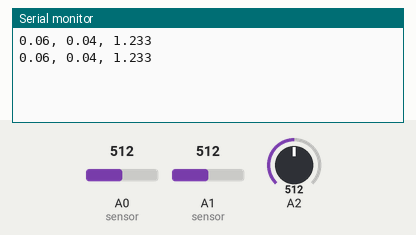
This sketch was run on a simulated Arduino Uno, built with avr-gcc and run on an emulated ATmega328P. Shown: the last lines printed to the serial monitor. The test bench sets the inputs (shaded band); at power-on: A0 (sensor) = 512, A1 (sensor) = 512, A2 = 512.

Above: at 1.2 s.
1.3 s: A0 (sensor) set to 390
At 1.51 s:
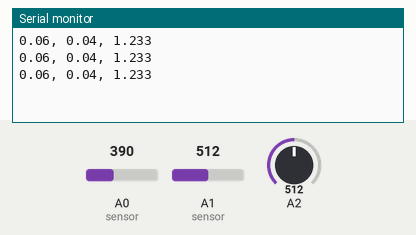
2.8 s: A1 (sensor) set to 390
At 3.17 s:
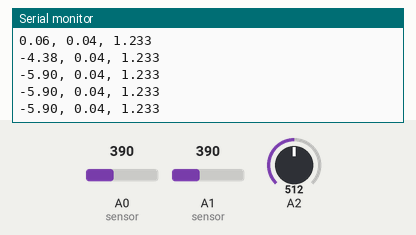
4.3 s: A2 set to 390
At 4.41 s:
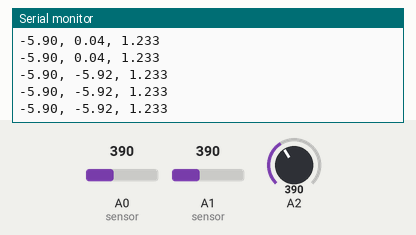
5.8 s: A0 (sensor) set to 410
At 6.07 s:
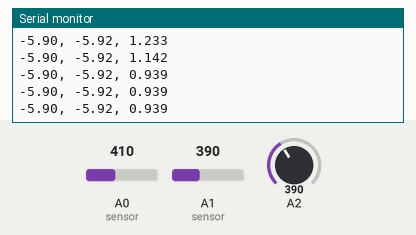
7.3 s: A1 (sensor) set to 410
At 7.32 s:
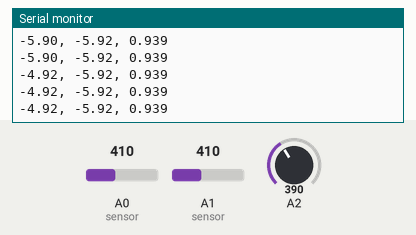
8.8 s: A2 set to 410
At 8.98 s:
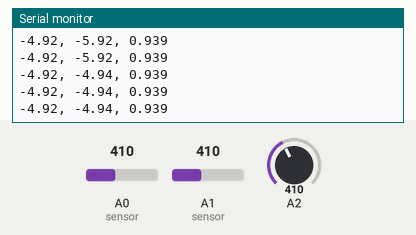
Timing chart, 0 to 11.3 s (numbered marks = the images above; inputs shaded):
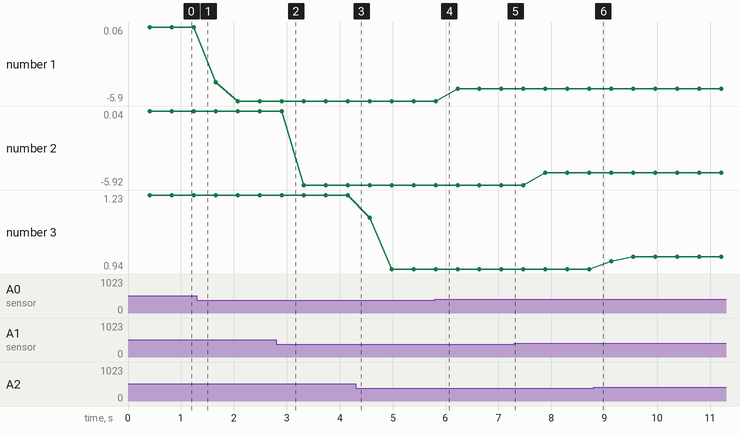

Measured:
- plotted number 1: 0.06 → -5.9 after the input at 1.3 s, -5.9 → -4.92 after the input at 5.8 s
- plotted number 2: 0.04 → -5.92 after the input at 2.8 s, -5.92 → -4.94 after the input at 7.3 s
- plotted number 3: 1.23 → 0.94 after the input at 4.3 s, 0.94 → 0.99 after the input at 8.8 s

The sketch:

sketch_apr1b.ino
```cpp
float multiplier =0.1;
float R1=30000.0;
float R2=7440.0;
float ref=4.9;

void setup() {

  Serial.begin(115200);
}
float av1;
float av2;
float av3;
float sum1=0;
float sum2=0;
float sum3=0;


void loop() {

  for(int i=0;i<400;i++)
  {
  float SensorRead = analogRead(A0)*(5.0 / 1023.0);     //We read the sensor output
  float Current = (SensorRead-2.496)/multiplier;                  //Calculate the current value508
  float SensorRead2 = analogRead(A1)*(5.0 / 1023.0);     //We read the sensor output
  float Current2 = (SensorRead2-2.498)/multiplier;                  //Calculate the current value
  float adc=analogRead(A2);
  //Serial.println(adc);
  float volt= ((adc*ref)/1024)/(R2/(R1+R2));
  //volt=adc;
  sum1=Current + sum1;
  sum2=Current2 + sum2;
  sum3=volt+sum3;


  }
  delay(200);
  av1=sum1/400; //bat
  av2=sum2/400; //bus
  av3=sum3/4000; //batvolt
  sum1=0;
  sum2=0;
  sum3=0;
  // Serial.print(av1);
  // Serial.print(" "); // a space ' ' or  tab '\t' character is printed between the two values.
  // Serial.print(av2);
  // Serial.print(" "); // a space ' ' or  tab '\t' character is printed between the two values.
  // Serial.println(av3,3);
  Serial.print(av1);Serial.print(", ");Serial.print(av2);Serial.print(", ");Serial.println(av3,3);
}
```
